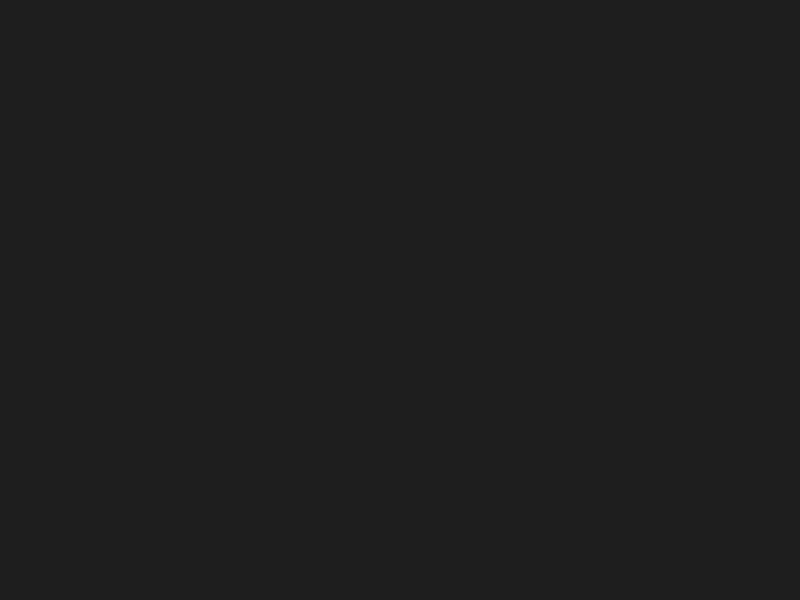
Frame 1 (no input)
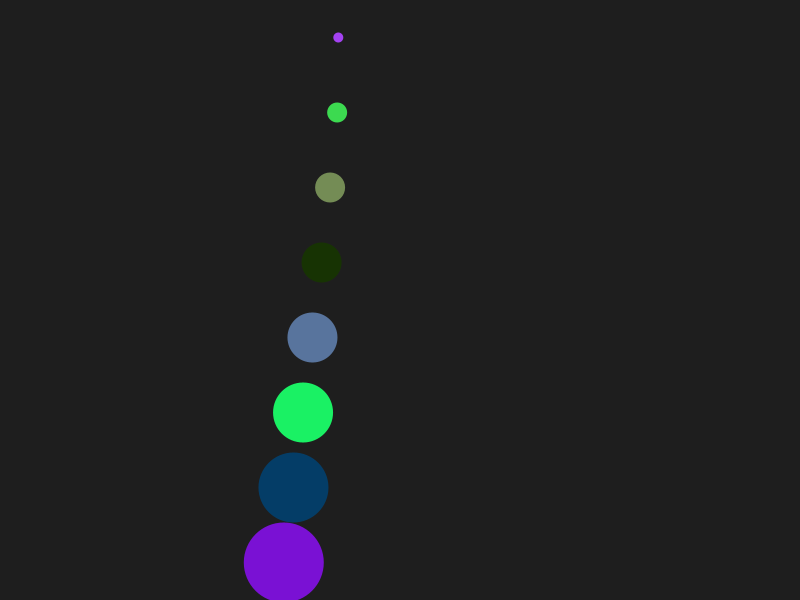
Frame 60 (the mouse pressed at the canvas centre just before this capture)
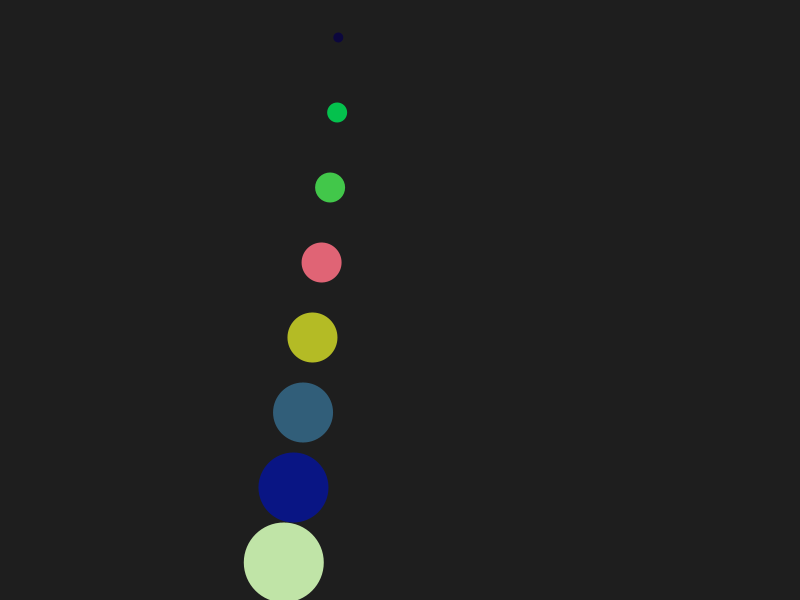
Frame 120 (the mouse held since frame 60 and released just before this capture)

The Processing sketch that drew these frames (run headless with seeded random() and noise(); from frame 60 on, the mouse is pressed at the canvas centre):

// Processing sketch: Answer_for_Quiz9
// ── Answer_for_Quiz9.pde
Walker[] walkers;  // Walker array
int walkerCount = 8;  // Number of walkers

PVector acceleration = new PVector(0.2f, 0); // Acceleration
float frictionCoefficientStart = 0.01f; // Initial friction coefficient
float frictionCoefficientMiddle = 0.4f; // Friction coefficient after midpoint

void setup() {
size(800, 600);  // Set the window size
walkers = new Walker[walkerCount];

// Initializes Walker
for (int i = 0;  i < walkerCount;  i++) {
float mass = i + 1;  // The quality increases
float posY = (height/walkerCount) * (i + 0.5f); // Calculate the vertical position, evenly distributed
walkers[i] = new Walker(mass, posY);
}
}

void draw() {
background(30);  // Background color

// Update and draw each Walker
for (Walker w : walkers) {
// Application acceleration (bonus: adjusted by mass)
PVector adjustedAcceleration = PVector.mult(acceleration, w.mass);
w.applyForce(adjustedAcceleration);

// Apply friction
float frictionCoefficient = (w.position.x > width / 2) ?  frictionCoefficientMiddle : frictionCoefficientStart;
w.applyFriction(frictionCoefficient);

w.update();
w.display();
w.checkEdges();
}
}

void mousePressed() {
// Reset all walkers
for (int i = 0;  i < walkerCount;  i++) {
float mass = i + 1;
float posY = (height/walkerCount) * (i + 0.5f);
walkers[i] = new Walker(mass, posY);
}
}

class Walker {
PVector position;  // Location
PVector velocity;  // Speed
PVector acceleration;  // Acceleration
float mass;  // Quality
float size;  // Size
int r, g, b;  // Color

Walker(float mass, float posY) {
this.mass = mass;
this.size = mass * 10;  // Adjust the size ratio
this.position = new PVector(-size, posY);  // The initial position is on the left side of the screen
this.velocity = new PVector(0, 0);
this.acceleration = new PVector(0, 0);

// Random color
this.r = (int) random(255);
this.g = (int) random(255);
this.b = (int) random(255);
}

void applyForce(PVector force) {
PVector f = PVector.div(force, mass);  // Acceleration is calculated based on mass
acceleration.add(f);
}

void applyFriction(float coefficient) {
if (velocity.mag() > 0) {// Apply friction only when moving
PVector friction = velocity.copy();
friction.normalize();
friction.mult(-1 * coefficient);
applyForce(friction);
}
}

void update() {
velocity.add(acceleration);  // Update speed
position.add(velocity);      // Update location
acceleration.mult(0);        // Reset acceleration per frame
}

void display() {
noStroke();
fill(r, g, b);
ellipse(position.x, position.y, size, size);
}

void checkEdges() {
if (position.x > width) position.x = -size;  // Pass through the right side of the screen and reappear from the left
}
}
